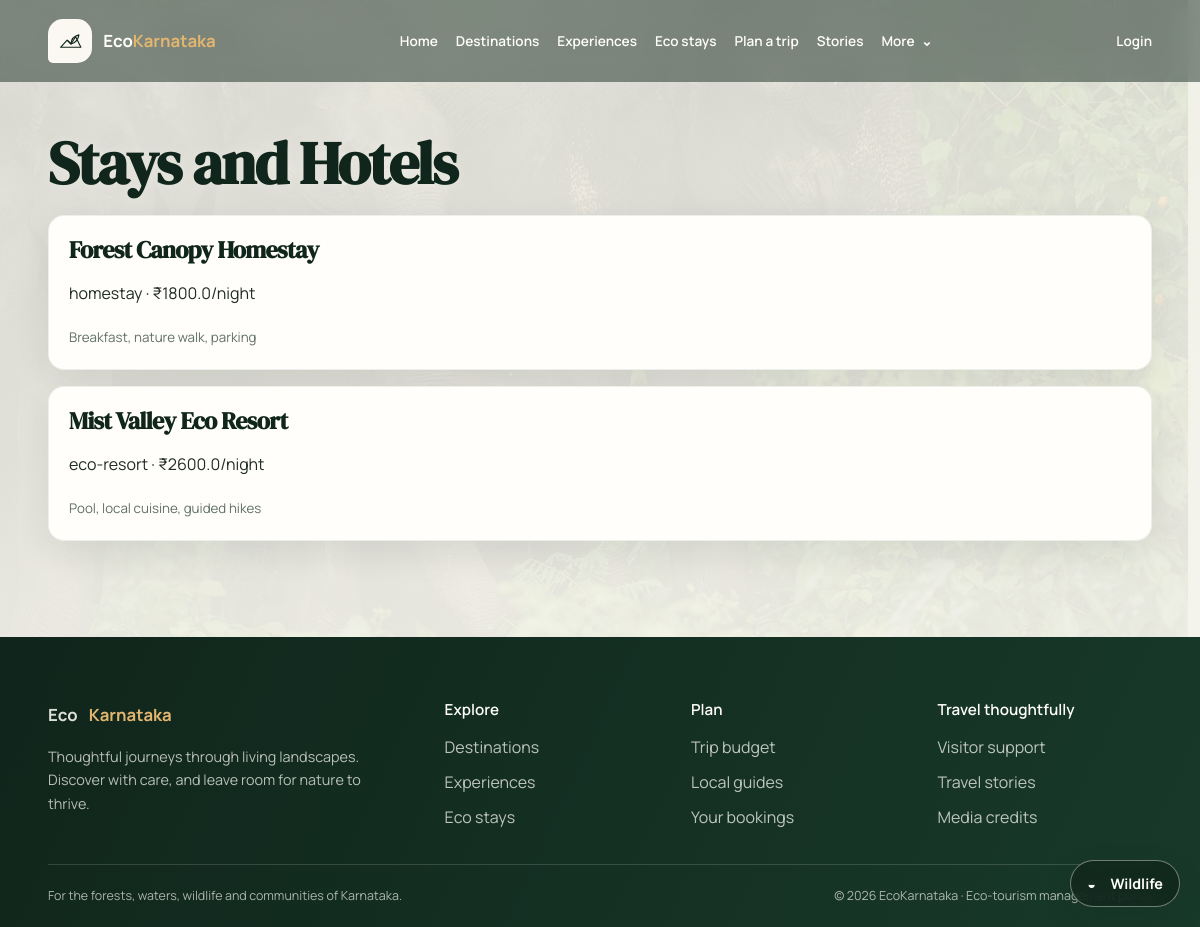
The app's page /stays with its own data.
### app/models.py (models this page shows)
class Stay(SQLModel, table=True):
    id: Optional[int] = Field(default=None, primary_key=True)
    place_id: int = Field(foreign_key="place.id")
    name: str
    type: str
    price_per_night: float
    amenities: str
    rooms_available: int = 1
    eco_certified: bool = False
    contact: str
    image_url: Optional[str] = None

### app/routers/bookings.py (the view)
@router.get("/stays")
def stays_page(request: Request, db: Session = Depends(get_db)):
    user = get_current_user_optional(request, db)
    stays = db.exec(select(Stay)).all()
    return request.app.state.templates.TemplateResponse("stays.html", {"request": request, "user": user, "stays": stays})

### app/templates/stays.html (shortened to what this page needs)
{% extends "base.html" %}
{% block content %}
<h1>Stays and Hotels</h1>
{% for stay in stays %}
  <article class="review-item">
    <h3>{{ stay.name }}</h3>
    <p>{{ stay.type }} · ₹{{ stay.price_per_night }}/night</p>
    <small>{{ stay.amenities }}</small>
  </article>
{% endfor %}
{% endblock %}

### app/static/css/tokens.css (style rules this page uses)
:root { color-scheme: light; --eco-forest-950: #10251b; --eco-forest-900: #183a2b; --eco-forest-800: #24513a; --eco-moss-600: #527b56; --eco-moss-400: #85a783; --eco-teak-700: #75563f; --eco-cream-100: #faf8f1; --eco-cream-200: #f0ede2; --eco-white: #fffefa; --eco-ink: #202c25; --eco-muted: #617068; --eco-sunrise: #e3b66f; --eco-monsoon: #4d8581; --eco-success: #3e7956; --eco-warning: #9b6d24; --eco-error: #a54542; --eco-info: #376d7a; --eco-space-1: 0.5rem; --eco-space-2: 1rem; --eco-space-3: 1.5rem; --eco-space-4: 2rem; --eco-space-5: 3rem; --eco-space-6: 4rem; --eco-space-7: 6rem; --eco-space-8: 8rem; --eco-radius-sm: 0.65rem; --eco-radius-md: 1rem; --eco-radius-lg: 1.35rem; --eco-radius-xl: 2rem; --eco-radius-pill: 999px; --eco-shadow-soft: 0 12px 34px rgba(16, 37, 27, 0.09); --eco-shadow-card: 0 22px 54px rgba(16, 37, 27, 0.15); --eco-focus: 0 0 0 3px rgba(227, 182, 111, 0.65); --eco-font-display: "DM Serif Display", Georgia, serif; --eco-font-body: "Manrope", "Segoe UI", system-ui, sans-serif; --eco-text-xs: 0.78rem; --eco-text-sm: 0.9rem; --eco-text-base: 1rem; --eco-text-lg: 1.2rem; --eco-text-xl: clamp(1.65rem, 3vw, 2.45rem); --eco-text-display: clamp(3rem, 7vw, 6.5rem); --eco-content-width: 1320px; }

### app/static/css/base.css (style rules this page uses)
*, *::before, *::after { box-sizing: border-box; }
html { min-width: 320px; scroll-behavior: smooth; scrollbar-color: var(--eco-moss-600) var(--eco-cream-100); scrollbar-width: thin; }
body { min-height: 100vh; margin: 0; color: var(--eco-ink); background: var(--eco-cream-100); font-family: var(--eco-font-body); font-size: var(--eco-text-base); line-height: 1.65; -webkit-font-smoothing: antialiased; text-rendering: optimizeLegibility; }
h1, h2, h3, h4, h5, h6 { margin: 0 0 var(--eco-space-2); color: var(--eco-forest-950); font-family: var(--eco-font-display); font-weight: 600; line-height: 1.18; letter-spacing: -0.025em; }
h1 { font-size: clamp(2.2rem, 5vw, 4rem); }
h3 { font-size: clamp(1.25rem, 2vw, 1.65rem); }
p { max-width: 75ch; margin: 0 0 var(--eco-space-2); }

### app/static/css/components.css (style rules this page uses)
.review-item, .review-snippet, .mini-card, .dashboard-list-item, .stat-box, .place-facts { margin-bottom: 1rem; padding: 1.25rem; border: 1px solid rgba(36, 81, 58, 0.08); border-radius: var(--eco-radius-md); background: var(--eco-white); box-shadow: var(--eco-shadow-soft); }

### app/static/css/background.css (style rules this page uses)
.page-immersive { background: transparent; }
.page-immersive:not(:has(.hero-banner)) .page-body > h1:first-child, .page-immersive:not(:has(.hero-banner)) .page-body > h2, .page-immersive:not(:has(.hero-banner)) .page-body > section > h2 { text-shadow: 0 1px 12px rgba(250, 248, 241, 0.4); }

### app/static/css/utilities.css (style rules this page uses)
.review-item small { color: var(--eco-muted); }

### records on screen
Stay: name "Forest Canopy Homestay", type "homestay", price_per_night "1800.0", amenities "Breakfast, nature walk, parking"
Stay: name "Mist Valley Eco Resort", type "eco-resort", price_per_night "2600.0", amenities "Pool, local cuisine, guided hikes"
